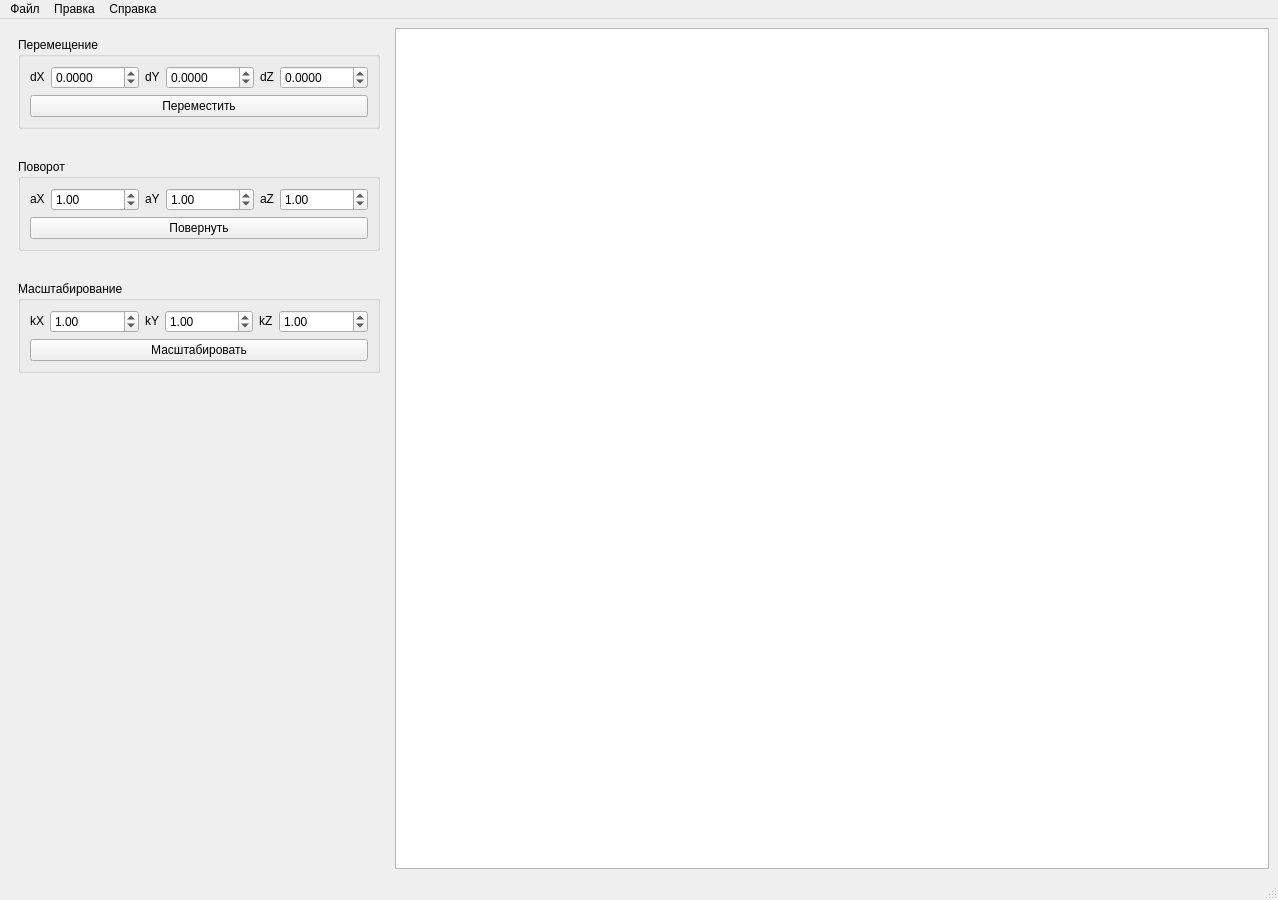
<?xml version="1.0" encoding="UTF-8"?>
<ui version="4.0">
 <class>MainWindow</class>
 <widget class="QMainWindow" name="MainWindow">
  <property name="geometry">
   <rect>
    <x>0</x>
    <y>0</y>
    <width>1278</width>
    <height>900</height>
   </rect>
  </property>
  <property name="windowTitle">
   <string>MainWindow</string>
  </property>
  <property name="styleSheet">
   <string notr="true"/>
  </property>
  <widget class="QWidget" name="centralwidget">
   <layout class="QGridLayout" name="gridLayout_4">
    <item row="0" column="0">
     <widget class="QWidget" name="widget" native="true">
      <property name="sizePolicy">
       <sizepolicy hsizetype="Fixed" vsizetype="Minimum">
        <horstretch>0</horstretch>
        <verstretch>0</verstretch>
       </sizepolicy>
      </property>
      <property name="acceptDrops">
       <bool>true</bool>
      </property>
      <property name="autoFillBackground">
       <bool>true</bool>
      </property>
      <layout class="QGridLayout" name="gridLayout_8">
       <property name="verticalSpacing">
        <number>30</number>
       </property>
       <item row="1" column="0">
        <widget class="QGroupBox" name="groupBox_4">
         <property name="toolTip">
          <string>Позволяет поворачивать фигуру по заданному углу</string>
         </property>
         <property name="styleSheet">
          <string notr="true"/>
         </property>
         <property name="title">
          <string>Поворот</string>
         </property>
         <layout class="QGridLayout" name="gridLayout_2">
          <item row="1" column="0">
           <widget class="QPushButton" name="pushButton_rotate">
            <property name="text">
             <string>Повернуть</string>
            </property>
           </widget>
          </item>
          <item row="0" column="0">
           <layout class="QHBoxLayout" name="horizontalLayout_6">
            <item>
             <widget class="QLabel" name="label_10">
              <property name="sizePolicy">
               <sizepolicy hsizetype="Maximum" vsizetype="Maximum">
                <horstretch>0</horstretch>
                <verstretch>0</verstretch>
               </sizepolicy>
              </property>
              <property name="text">
               <string>aX</string>
              </property>
             </widget>
            </item>
            <item>
             <widget class="QDoubleSpinBox" name="doubleSpinBox_kx_2">
              <property name="decimals">
               <number>2</number>
              </property>
              <property name="minimum">
               <double>-99.000000000000000</double>
              </property>
              <property name="maximum">
               <double>99.000000000000000</double>
              </property>
              <property name="singleStep">
               <double>0.500000000000000</double>
              </property>
              <property name="stepType">
               <enum>QAbstractSpinBox::DefaultStepType</enum>
              </property>
              <property name="value">
               <double>1.000000000000000</double>
              </property>
             </widget>
            </item>
            <item>
             <widget class="QLabel" name="label_11">
              <property name="sizePolicy">
               <sizepolicy hsizetype="Maximum" vsizetype="Maximum">
                <horstretch>0</horstretch>
                <verstretch>0</verstretch>
               </sizepolicy>
              </property>
              <property name="text">
               <string>aY</string>
              </property>
             </widget>
            </item>
            <item>
             <widget class="QDoubleSpinBox" name="doubleSpinBox_ky_3">
              <property name="styleSheet">
               <string notr="true"/>
              </property>
              <property name="minimum">
               <double>-99.000000000000000</double>
              </property>
              <property name="singleStep">
               <double>0.500000000000000</double>
              </property>
              <property name="value">
               <double>1.000000000000000</double>
              </property>
             </widget>
            </item>
            <item>
             <widget class="QLabel" name="label_12">
              <property name="sizePolicy">
               <sizepolicy hsizetype="Maximum" vsizetype="Maximum">
                <horstretch>0</horstretch>
                <verstretch>0</verstretch>
               </sizepolicy>
              </property>
              <property name="text">
               <string>aZ</string>
              </property>
             </widget>
            </item>
            <item>
             <widget class="QDoubleSpinBox" name="doubleSpinBox_ky_4">
              <property name="styleSheet">
               <string notr="true"/>
              </property>
              <property name="minimum">
               <double>-99.000000000000000</double>
              </property>
              <property name="singleStep">
               <double>0.500000000000000</double>
              </property>
              <property name="value">
               <double>1.000000000000000</double>
              </property>
             </widget>
            </item>
           </layout>
          </item>
         </layout>
        </widget>
       </item>
       <item row="0" column="0">
        <widget class="QGroupBox" name="groupBox_3">
         <property name="toolTip">
          <string>Позволяет переместитьь фигуру, задавая коэффициенты dX - по оси x и dY - по оси y</string>
         </property>
         <property name="styleSheet">
          <string notr="true"/>
         </property>
         <property name="title">
          <string>Перемещение</string>
         </property>
         <layout class="QGridLayout" name="gridLayout">
          <item row="0" column="0">
           <layout class="QHBoxLayout" name="horizontalLayout_3">
            <item>
             <widget class="QLabel" name="label_4">
              <property name="sizePolicy">
               <sizepolicy hsizetype="Maximum" vsizetype="Maximum">
                <horstretch>0</horstretch>
                <verstretch>0</verstretch>
               </sizepolicy>
              </property>
              <property name="text">
               <string>dX</string>
              </property>
             </widget>
            </item>
            <item>
             <widget class="QDoubleSpinBox" name="doubleSpinBox_dx">
              <property name="decimals">
               <number>4</number>
              </property>
              <property name="minimum">
               <double>-9999.989999999999782</double>
              </property>
              <property name="maximum">
               <double>9999.989999999999782</double>
              </property>
              <property name="singleStep">
               <double>10.000000000000000</double>
              </property>
             </widget>
            </item>
            <item>
             <widget class="QLabel" name="label_5">
              <property name="sizePolicy">
               <sizepolicy hsizetype="Maximum" vsizetype="Maximum">
                <horstretch>0</horstretch>
                <verstretch>0</verstretch>
               </sizepolicy>
              </property>
              <property name="text">
               <string>dY</string>
              </property>
             </widget>
            </item>
            <item>
             <widget class="QDoubleSpinBox" name="doubleSpinBox_dy">
              <property name="styleSheet">
               <string notr="true"/>
              </property>
              <property name="decimals">
               <number>4</number>
              </property>
              <property name="minimum">
               <double>-9999.989999999999782</double>
              </property>
              <property name="maximum">
               <double>9999.989999999999782</double>
              </property>
              <property name="singleStep">
               <double>10.000000000000000</double>
              </property>
             </widget>
            </item>
            <item>
             <widget class="QLabel" name="label_6">
              <property name="sizePolicy">
               <sizepolicy hsizetype="Maximum" vsizetype="Maximum">
                <horstretch>0</horstretch>
                <verstretch>0</verstretch>
               </sizepolicy>
              </property>
              <property name="text">
               <string>dZ</string>
              </property>
             </widget>
            </item>
            <item>
             <widget class="QDoubleSpinBox" name="doubleSpinBox_dy_2">
              <property name="styleSheet">
               <string notr="true"/>
              </property>
              <property name="decimals">
               <number>4</number>
              </property>
              <property name="minimum">
               <double>-9999.989999999999782</double>
              </property>
              <property name="maximum">
               <double>9999.989999999999782</double>
              </property>
              <property name="singleStep">
               <double>10.000000000000000</double>
              </property>
             </widget>
            </item>
           </layout>
          </item>
          <item row="1" column="0">
           <widget class="QPushButton" name="pushButton_move">
            <property name="text">
             <string>Переместить</string>
            </property>
           </widget>
          </item>
         </layout>
        </widget>
       </item>
       <item row="2" column="0">
        <widget class="QGroupBox" name="groupBox_5">
         <property name="toolTip">
          <string>Позволяет масштабировать фигуру, задавая коэффициенты kX - по оси x и kY - по оси y</string>
         </property>
         <property name="whatsThis">
          <string>Позволяет масштабировать фигуру, задавая коэффициенты kX - по оси x и kY - по оси y</string>
         </property>
         <property name="styleSheet">
          <string notr="true"/>
         </property>
         <property name="title">
          <string>Масштабирование</string>
         </property>
         <layout class="QGridLayout" name="gridLayout_3">
          <item row="0" column="0">
           <layout class="QHBoxLayout" name="horizontalLayout_5">
            <item>
             <widget class="QLabel" name="label_7">
              <property name="sizePolicy">
               <sizepolicy hsizetype="Maximum" vsizetype="Maximum">
                <horstretch>0</horstretch>
                <verstretch>0</verstretch>
               </sizepolicy>
              </property>
              <property name="text">
               <string>kX</string>
              </property>
             </widget>
            </item>
            <item>
             <widget class="QDoubleSpinBox" name="doubleSpinBox_kx">
              <property name="decimals">
               <number>2</number>
              </property>
              <property name="minimum">
               <double>-99.000000000000000</double>
              </property>
              <property name="maximum">
               <double>99.000000000000000</double>
              </property>
              <property name="singleStep">
               <double>0.500000000000000</double>
              </property>
              <property name="stepType">
               <enum>QAbstractSpinBox::DefaultStepType</enum>
              </property>
              <property name="value">
               <double>1.000000000000000</double>
              </property>
             </widget>
            </item>
            <item>
             <widget class="QLabel" name="label_8">
              <property name="sizePolicy">
               <sizepolicy hsizetype="Maximum" vsizetype="Maximum">
                <horstretch>0</horstretch>
                <verstretch>0</verstretch>
               </sizepolicy>
              </property>
              <property name="text">
               <string>kY</string>
              </property>
             </widget>
            </item>
            <item>
             <widget class="QDoubleSpinBox" name="doubleSpinBox_ky">
              <property name="styleSheet">
               <string notr="true"/>
              </property>
              <property name="minimum">
               <double>-99.000000000000000</double>
              </property>
              <property name="singleStep">
               <double>0.500000000000000</double>
              </property>
              <property name="value">
               <double>1.000000000000000</double>
              </property>
             </widget>
            </item>
            <item>
             <widget class="QLabel" name="label_9">
              <property name="sizePolicy">
               <sizepolicy hsizetype="Maximum" vsizetype="Maximum">
                <horstretch>0</horstretch>
                <verstretch>0</verstretch>
               </sizepolicy>
              </property>
              <property name="text">
               <string>kZ</string>
              </property>
             </widget>
            </item>
            <item>
             <widget class="QDoubleSpinBox" name="doubleSpinBox_ky_2">
              <property name="styleSheet">
               <string notr="true"/>
              </property>
              <property name="minimum">
               <double>-99.000000000000000</double>
              </property>
              <property name="singleStep">
               <double>0.500000000000000</double>
              </property>
              <property name="value">
               <double>1.000000000000000</double>
              </property>
             </widget>
            </item>
           </layout>
          </item>
          <item row="1" column="0">
           <widget class="QPushButton" name="pushButton_scale">
            <property name="text">
             <string>Масштабировать</string>
            </property>
           </widget>
          </item>
         </layout>
        </widget>
       </item>
       <item row="3" column="0">
        <spacer name="verticalSpacer">
         <property name="orientation">
          <enum>Qt::Vertical</enum>
         </property>
         <property name="sizeHint" stdset="0">
          <size>
           <width>20</width>
           <height>40</height>
          </size>
         </property>
        </spacer>
       </item>
      </layout>
     </widget>
    </item>
    <item row="0" column="1">
     <widget class="QGraphicsView" name="graphicsView"/>
    </item>
   </layout>
  </widget>
  <widget class="QMenuBar" name="menubar">
   <property name="geometry">
    <rect>
     <x>0</x>
     <y>0</y>
     <width>1278</width>
     <height>24</height>
    </rect>
   </property>
   <widget class="QMenu" name="menu">
    <property name="title">
     <string>Файл</string>
    </property>
    <addaction name="action"/>
   </widget>
   <widget class="QMenu" name="menuEdit">
    <property name="title">
     <string>Правка</string>
    </property>
   </widget>
   <widget class="QMenu" name="menu_2">
    <property name="title">
     <string>Справка</string>
    </property>
    <addaction name="actionAboutTask"/>
    <addaction name="separator"/>
    <addaction name="actionAboutAuthor"/>
    <addaction name="separator"/>
    <addaction name="actionAboutProgram"/>
   </widget>
   <addaction name="menu"/>
   <addaction name="menuEdit"/>
   <addaction name="menu_2"/>
  </widget>
  <widget class="QStatusBar" name="statusbar"/>
  <action name="action">
   <property name="text">
    <string>Открыть</string>
   </property>
   <property name="shortcut">
    <string>Ctrl+O</string>
   </property>
  </action>
  <action name="action_2">
   <property name="text">
    <string>Отменить</string>
   </property>
  </action>
  <action name="action_3">
   <property name="text">
    <string>Отменить</string>
   </property>
  </action>
  <action name="action_4">
   <property name="text">
    <string>Повторить</string>
   </property>
  </action>
  <action name="actionAboutProgram">
   <property name="text">
    <string>О программе</string>
   </property>
  </action>
  <action name="actionAboutAuthor">
   <property name="text">
    <string>Об авторе</string>
   </property>
  </action>
  <action name="actionAboutTask">
   <property name="text">
    <string>Задание</string>
   </property>
  </action>
 </widget>
 <resources/>
 <connections/>
</ui>
